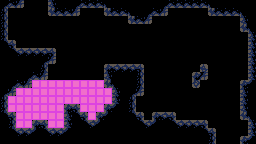

Rendered tile map (Tiled .tmx) drawn with the repository's tilesets; below, a short description and the map source with its tile grids summarised:
An orthogonal 32x18 tile map with 8x8 px tiles, 3 tile layers (Ground, Spikes, Lava), 4 tilesets and 71 objects.

<map version="1.9" tiledversion="1.9.2" orientation="orthogonal" renderorder="right-down" width="32" height="18" tilewidth="8" tileheight="8" infinite="0" nextlayerid="6" nextobjectid="4601">
 <tileset firstgid="1" source="Rocks.tsx" />
 <tileset firstgid="37" source="Spikes.tsx" />
 <tileset firstgid="53" source="Mechanics.tsx" />
 <tileset firstgid="57" source="Lava.tsx" />
 <layer id="1" name="Ground" width="32" height="18">
  <properties>
   <property name="unity:CastShadows" type="bool" value="true" />
   <property name="unity:Component" value="Wall" />
   <property name="unity:Layer" value="Interactable" />
   <property name="unity:SortingLayer" value="Interactable" />
  </properties>
  <data>[576 cells, 236 non-empty, 15 distinct tile ids]</data>
 </layer>
 <layer id="4" name="Spikes" width="32" height="18">
  <properties>
   <property name="unity:Ignore" type="bool" value="true" />
  </properties>
  <data>[576 cells, 3 non-empty, 1 distinct tile ids]</data>
 </layer>
 <layer id="5" name="Lava" width="32" height="18">
  <properties>
   <property name="unity:Component" value="Lava" />
   <property name="unity:Layer" value="Interactable" />
   <property name="unity:SortingLayer" value="Interactable" />
  </properties>
  <data>[576 cells, 55 non-empty, 1 distinct tile ids]</data>
 </layer>
 <objectgroup id="3" name="Mechanics">
  <properties>
   <property name="unity:AnchorOffset" type="bool" value="true" />
  </properties>
  <object id="66" gid="56" x="8" y="32" width="8" height="16" />
  <object id="2286" gid="37" x="168" y="112" width="8" height="8" />
  <object id="2905" gid="37" x="168" y="112" width="8" height="8" />
  <object id="2924" gid="37" x="168" y="112" width="8" height="8" />
  <object id="2931" gid="37" x="168" y="112" width="8" height="8" />
  <object id="2950" gid="37" x="168" y="112" width="8" height="8" />
  <object id="2957" gid="37" x="168" y="112" width="8" height="8" />
  <object id="2976" gid="37" x="168" y="112" width="8" height="8" />
  <object id="2983" gid="37" x="168" y="112" width="8" height="8" />
  <object id="3002" gid="37" x="168" y="112" width="8" height="8" />
  <object id="3009" gid="37" x="168" y="112" width="8" height="8" />
  <object id="3028" gid="37" x="168" y="112" width="8" height="8" />
  <object id="3035" gid="37" x="168" y="112" width="8" height="8" />
  <object id="3054" gid="37" x="168" y="112" width="8" height="8" />
  <object id="3061" gid="37" x="168" y="112" width="8" height="8" />
  <object id="3189" gid="37" x="168" y="112" width="8" height="8" />
  <object id="3208" gid="37" x="168" y="112" width="8" height="8" />
  <object id="3227" gid="37" x="168" y="112" width="8" height="8" />
  <object id="3246" gid="37" x="168" y="112" width="8" height="8" />
  <object id="3265" gid="37" x="168" y="112" width="8" height="8" />
  <object id="3284" gid="37" x="168" y="112" width="8" height="8" />
  <object id="3303" gid="37" x="168" y="112" width="8" height="8" />
  <object id="3322" gid="37" x="168" y="112" width="8" height="8" />
  <object id="3382" gid="37" x="168" y="112" width="8" height="8" />
  <object id="3402" gid="37" x="168" y="112" width="8" height="8" />
  <object id="3422" gid="37" x="168" y="112" width="8" height="8" />
  <object id="3442" gid="37" x="168" y="112" width="8" height="8" />
  <object id="3933" gid="37" x="104" y="64" width="8" height="8" />
  <object id="3935" gid="37" x="136" y="64" width="8" height="8" />
  <object id="3943" gid="39" x="192" y="96" width="8" height="8" />
  <object id="3949" gid="37" x="104" y="64" width="8" height="8" />
  <object id="3950" gid="37" x="112" y="64" width="8" height="8" />
  <object id="3951" gid="37" x="120" y="64" width="8" height="8" />
  <object id="3952" gid="37" x="128" y="64" width="8" height="8" />
  <object id="3953" gid="37" x="136" y="64" width="8" height="8" />
  <object id="3954" gid="37" x="200" y="64" width="8" height="8" />
  <object id="3955" gid="37" x="168" y="112" width="8" height="8" />
  <object id="3961" gid="39" x="192" y="96" width="8" height="8" />
  <object id="3965" gid="37" x="112" y="64" width="8" height="8" />
  <object id="3966" gid="37" x="120" y="64" width="8" height="8" />
  <object id="3967" gid="37" x="128" y="64" width="8" height="8" />
  <object id="3968" gid="37" x="200" y="64" width="8" height="8" />
  <object id="3969" gid="37" x="168" y="112" width="8" height="8" />
  <object id="3994" gid="37" x="168" y="112" width="8" height="8" />
  <object id="4000" gid="37" x="184" y="120" width="8" height="8" />
  <object id="4002" gid="37" x="184" y="120" width="8" height="8" />
  <object id="4003" gid="37" x="168" y="112" width="8" height="8" />
  <object id="4004" gid="37" x="184" y="120" width="8" height="8" />
  <object id="4005" gid="37" x="176" y="120" width="8" height="8" />
  <object id="4022" gid="39" x="192" y="96" width="8" height="8" />
  <object id="4028" gid="37" x="104" y="64" width="8" height="8" />
  <object id="4029" gid="37" x="112" y="64" width="8" height="8" />
  <object id="4030" gid="37" x="120" y="64" width="8" height="8" />
  <object id="4031" gid="37" x="128" y="64" width="8" height="8" />
  <object id="4032" gid="37" x="136" y="64" width="8" height="8" />
  <object id="4033" gid="37" x="200" y="64" width="8" height="8" />
  <object id="4034" gid="37" x="160" y="112" width="8" height="8" />
  <object id="4035" gid="37" x="168" y="112" width="8" height="8" />
  <object id="4036" gid="37" x="184" y="120" width="8" height="8" />
  <object id="4039" gid="37" x="160" y="112" width="8" height="8" />
  <object id="4073" gid="37" x="160" y="112" width="8" height="8" />
  <object id="4074" gid="37" x="152" y="112" width="8" height="8" />
  <object id="4075" gid="37" x="160" y="112" width="8" height="8" />
  <object id="4095" gid="37" x="152" y="112" width="8" height="8" />
  <object id="4096" gid="37" x="144" y="120" width="8" height="8" />
  <object id="4097" gid="37" x="136" y="112" width="8" height="8" />
  <object id="4109" gid="39" x="192" y="96" width="8" height="8" />
  <object id="4110" gid="39" x="200" y="88" width="8" height="8" />
  <object id="4489" gid="37" x="136" y="64" width="8" height="8" />
  <object id="4490" gid="37" x="136" y="64" width="8" height="8" />
  <object id="4521" gid="37" x="192" y="72" width="8" height="8" />
 </objectgroup>
</map>
